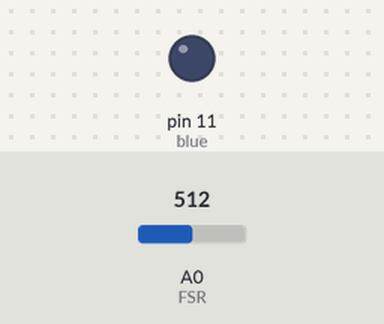
Bench run of a sketch on a simulated Arduino Uno, built with avr-gcc and run on an emulated ATmega328P. On the bench: output pins drawn as LEDs (lit = HIGH). The test bench sets the inputs (shaded band); at power-on: A0 (FSR) = 512.

Above: at 1.2 s.
1.3 s: A0 (FSR) set to 716
At 2.1 s:
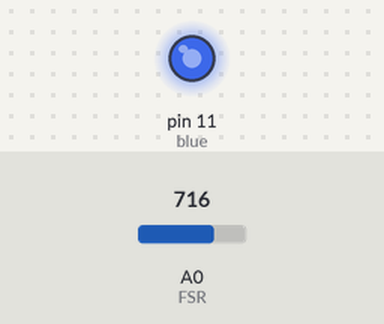
2.8 s: A0 (FSR) set to 757
At 3.2 s:
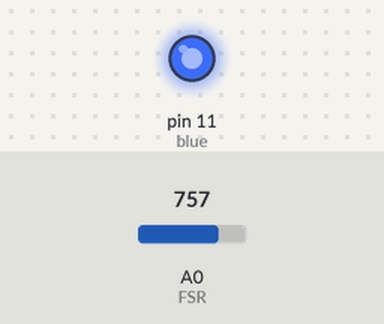
4.3 s: A0 (FSR) set to 768
At 5.5 s:
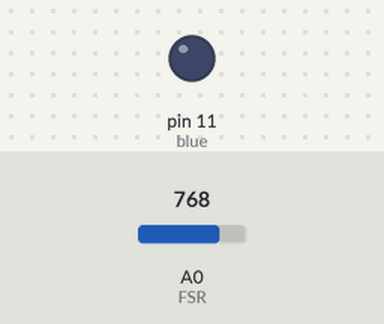
5.8 s: A0 (FSR) set to 900
At 6.7 s:
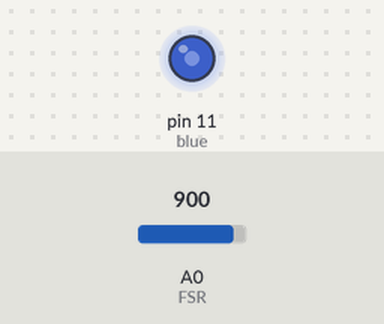
7.3 s: A0 (FSR) set to 306
At 7.8 s:
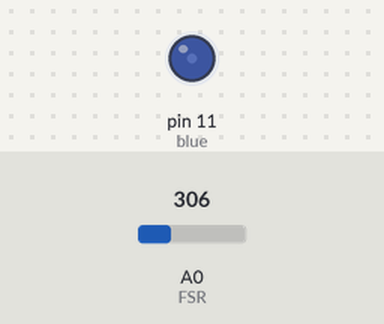
8.8 s: A0 (FSR) set to 0
At 10.2 s:
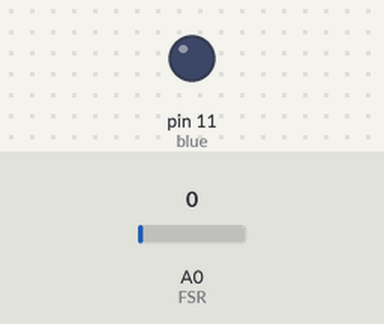
Timing chart, 0 to 11.3 s (numbered marks = the images above; inputs shaded):
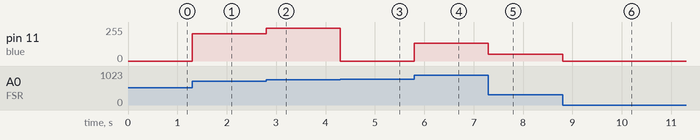

The sketch:

SeanAssignment2.ino
```cpp
// LED Pressure Game with Force Sensitive Resistor


const int blue = 11;

const int FSR = 0; // FSR connected to analog pin 0

int level = 0; // variable for the level of force applied to the FSR

void setup() // run once to setup
{

pinMode (blue, OUTPUT);

//analog pins are automatically set to input

}

void loop() // repeated routine

{
// first, read the pressure level

int level = analogRead(FSR);

//next, light up the LEDS according to pressure

if (level > 1) {
Serial.println(" - No pressure");
analogWrite (blue, level);

}

//Next tell it to turn off all lights if level = 0

if(level == 0) {

digitalWrite (blue, LOW);

}

}
```

Measured:
- the behaviour switches between 767 and 768 on A0 (FSR) (found by bisection; images 2 and 3)
- after the input at 1.3 s, pin 11 (blue): 0/255 → 204/255 at once
- after the input at 2.8 s, pin 11 (blue): 204/255 → 245/255 at once
- after the input at 4.3 s, pin 11 (blue): 245/255 → 0/255 at once
- after the input at 5.8 s, pin 11 (blue): 0/255 → 132/255 at once
- after the input at 7.3 s, pin 11 (blue): 132/255 → 50/255 at once
- after the input at 8.8 s, pin 11 (blue): 50/255 → 0/255 at once
